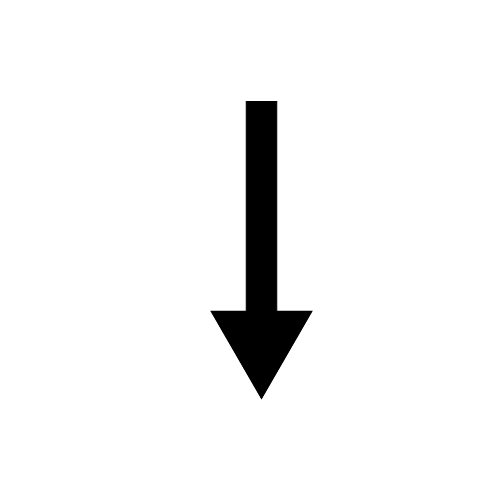
#> input picture down.jpg, 500 x 500 px
$ python arrow_direction.py
#> lines starting #> are read from the running program, lines starting #| are printed output that depends on the picture; after the words box and inside, x2 and y2 are one past the last pixel; in counts of white or black regions, pixels touching at a corner belong together
import numpy as np
import cv2 as cv
import math


def distance(xa,ya):
    return math.pow((math.pow(xa,2) + math.pow(ya,2)),0.5)
def nearest_point(max_index,pointSet,type,align):
    next_max = next_min = pointSet[0][0]
    next_max_index=next_min_index =0
    iteration = 0
    if type is 'max':
        for x in pointSet:
            if iteration is not max_index:

                if x[align] > next_max:
                    next_max_index = iteration
                    next_max = x[align]

            iteration+=1
        return next_max_index


    elif type is 'min':
        for x in pointSet:
            if iteration is not x_min_index:

                if x[align] < next_min:
                    next_min_index = iteration
                    next_min = x[align]

            iteration +=1
        return next_min_index

    else:
        return -1

img = cv.imread('down.jpg')
#> img is the input picture: shape (500, 500, 3); min 0, max 255, mean 243.6
gray = cv.cvtColor(img, cv.COLOR_BGR2GRAY)
#edges = cv.Canny(gray, 50, 150, apertureSize=3)
corner = cv.goodFeaturesToTrack(gray, 9, 0.009, 10)
#> corner = [[261, 398], [311, 311], [211, 311], [276, 101], [246, 101], [244, 309], [278, 309]]
corners = np.int0(corner)
#> corners has the same summary as corner
pointSet =[]
for i in corners:
    x, y = i.ravel()
    pointSet.append((x,y))
    cv.circle(img, (x, y), 6, [255, 0, 255], 4)
#> this loop made 7 passes
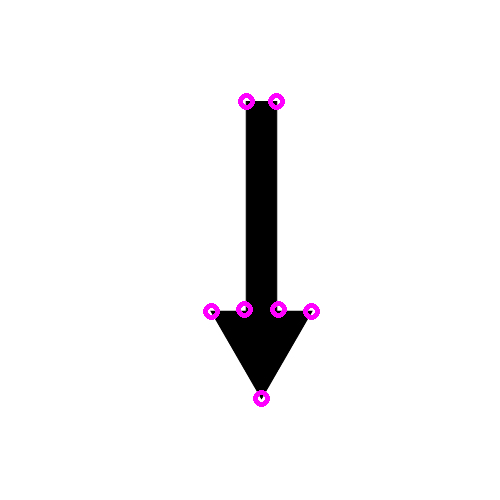
#> img: shape (500, 500, 3); 0.52% of pixels changed, all inside (x1, y1, x2, y2) = (203, 93, 320, 407)
#> after the loop, pointSet = [(261, 398), (311, 311), (211, 311), (276, 101), (246, 101), (244, 309), (278, 309)]
cv.imshow('Direction', img)
cv.waitKey(0)
cv.destroyAllWindows()

#finding four crucia point
x_max = x_min= pointSet[0][0]
#> x_max = 261; x_min = 261
y_min = y_max= pointSet[0][1]
#> y_min = 398; y_max = 398
x_max_index=y_max_index =x_min_index =y_min_index =iteration=  0
for i in pointSet:

    if i[0] > x_max:
        x_max_index = iteration
        x_max= i[0]
    if i[0]<x_min:
        x_min_index = iteration
        x_min= i[0]

    if i[1] > y_max:
        y_max_index = iteration
        y_max = i[1]
    if i[1]<y_min:
        y_min_index = iteration
        y_min = i[1]
    iteration = iteration+1
#> this loop made 7 passes
#> (i, x_max_index, x_max, y_min_index, y_min) on pass 2: ((311, 311), 1, 311, 1, 311)
#> (i, x_min_index, x_min) on pass 3: ((211, 311), 2, 211)
#> after the loop, iteration = 7; x_max = 311; x_max_index = 1; x_min = 211; x_min_index = 2; y_max = 398; y_max_index = 0; y_min = 101; y_min_index = 3

#decide vertical or horizontal arrow
a = abs(pointSet[x_min_index][1] - pointSet[x_max_index][1])
#> a = 0
b = abs(pointSet[y_min_index][0] - pointSet[y_max_index][0])
#> b = 15

if a > b :
    next_x_max_index = nearest_point(x_max_index,pointSet,'max',0)
    next_x_min_index = nearest_point(x_min_index,pointSet,'min',0)
    a = abs(pointSet[x_max_index][0] - pointSet[next_x_max_index][0])
    b = abs(pointSet[x_min_index][0] - pointSet[next_x_min_index][0])

    #determinig right or left
    if a > b :
        print("right")
    else :
        print("left")
else:
    next_y_max_index = nearest_point(y_max_index,pointSet,'max',1)
#> in nearest_point, `next_max = next_min = pointSet[0][0]`: next_max = 261
#> the loop in nearest_point, `for x in pointSet:` made 7 passes
#> (x, next_max_index, next_max) on pass 2: ((311, 311), 1, 311)
#> after the loop in nearest_point, `for x in pointSet:`: iteration = 7; next_max = 311; next_max_index = 1
#> next_y_max_index = 1
    next_y_min_index = nearest_point(y_min_index,pointSet,'min',1)
#> the loop in nearest_point (call 2), `for x in pointSet:` made 7 passes
#> (x, next_min_index, next_min) on pass 4: ((276, 101), 3, 101)
#> next_y_min_index = 3
    a = abs(pointSet[y_max_index][1] - pointSet[next_y_max_index][1])
#> a = 87
    b = abs(pointSet[y_min_index][1] - pointSet[next_y_min_index][1])
#> b = 0

    #determing up or down
    if a > b :
        print("down")
    else :
        print("up")


$ run again, with right.jpg copied over down.jpg
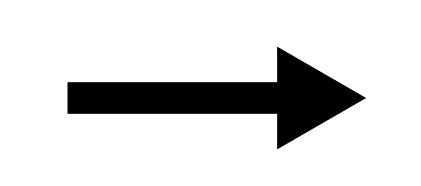
#> input picture right.jpg, 421 x 186 px
#> img is the input picture: shape (186, 421, 3); min 0, max 255, mean 218.5
#> corner = [[278, 48], [278, 147], [276, 81], [276, 114], [364, 98], [68, 112], [68, 83]]
#> corners has the same summary as corner
#> the loop `for i in corners:` made 7 passes
#> after the loop `for i in corners:`:
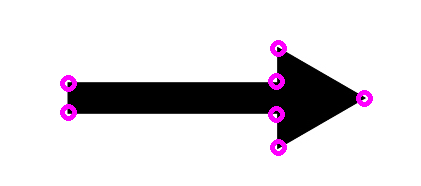
#> img: shape (186, 421, 3); 1.64% of pixels changed, all inside (x1, y1, x2, y2) = (60, 40, 373, 156)
#> after the loop `for i in corners:`: pointSet = [(278, 48), (278, 147), (276, 81), (276, 114), (364, 98), (68, 112), (68, 83)]
#> `x_max = x_min= pointSet[0][0]`: x_max = 278
#> `y_min = y_max= pointSet[0][1]`: y_min = 48
#> the loop `for i in pointSet: ` made 7 passes
#> (i, x_min_index, x_min) on passes 3, 6: ((276, 81), 2, 276), ((68, 112), 5, 68)
#> after the loop `for i in pointSet:`: iteration = 7; x_max = 364; x_max_index = 4; x_min = 68; x_min_index = 5; y_max = 147; y_max_index = 1; y_min = 48; y_min_index = 0
#> `a = abs(pointSet[x_min_index][1] - pointSet[x_max_index][1])`: a = 14
#> b = 0
#> in nearest_point, `next_max = next_min = pointSet[0][0]`: next_max = 278
#> the loop in nearest_point, `for x in pointSet:` made 7 passes
#> after the loop in nearest_point, `for x in pointSet:`: iteration = 7; next_max = 278; next_max_index = 0
#> the loop in nearest_point (call 2), `for x in pointSet:` made 7 passes
#> (x, next_min_index, next_min) on passes 3, 7: ((276, 81), 2, 276), ((68, 83), 6, 68)
#> next_x_min_index = 6
#> `a = abs(pointSet[x_max_index][0] - pointSet[next_x_max_index][0])`: a = 86

$ run again, with type1_left.png saved as down.jpg
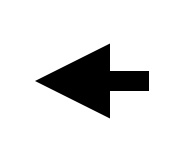
#> input picture type1_left.png, 193 x 159 px
#> img is the input picture: shape (159, 193, 3); min 0, max 255, mean 225.1
#> corner = [[109, 44], [109, 117], [110, 70], [148, 71], [110, 91], [148, 90], [36, 80]]
#> corners has the same summary as corner
#> the loop `for i in corners:` made 7 passes
#> after the loop `for i in corners:`:
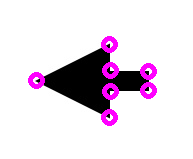
#> img: shape (159, 193, 3); 4.2% of pixels changed, all inside (x1, y1, x2, y2) = (28, 36, 157, 126)
#> after the loop `for i in corners:`: pointSet = [(109, 44), (109, 117), (110, 70), (148, 71), (110, 91), (148, 90), (36, 80)]
#> `x_max = x_min= pointSet[0][0]`: x_max = 109
#> `y_min = y_max= pointSet[0][1]`: y_min = 44
#> the loop `for i in pointSet: ` made 7 passes
#> (i, x_max_index, x_max) on passes 3 to 4: ((110, 70), 2, 110), ((148, 71), 3, 148)
#> after the loop `for i in pointSet:`: iteration = 7; x_max = 148; x_max_index = 3; x_min = 36; x_min_index = 6; y_max = 117; y_max_index = 1; y_min = 44; y_min_index = 0
#> `a = abs(pointSet[x_min_index][1] - pointSet[x_max_index][1])`: a = 9
#> `b = abs(pointSet[y_min_index][0] - pointSet[y_max_index][0])`: b = 0
#> in nearest_point, `next_max = next_min = pointSet[0][0]`: next_max = 109
#> the loop in nearest_point, `for x in pointSet:` made 7 passes
#> (x, next_max_index, next_max) on passes 3, 6: ((110, 70), 2, 110), ((148, 90), 5, 148)
#> after the loop in nearest_point, `for x in pointSet:`: iteration = 7; next_max = 148; next_max_index = 5
#> the loop in nearest_point (call 2), `for x in pointSet:` made 7 passes
#> next_x_min_index = 0
#> `b = abs(pointSet[x_min_index][0] - pointSet[next_x_min_index][0])`: b = 73

$ run again, with type1_right.png saved as down.jpg
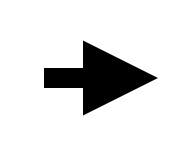
#> input picture type1_right.png, 193 x 159 px
#> img is the input picture: shape (159, 193, 3); min 0, max 255, mean 225.1
#> corner = [[83, 41], [83, 114], [82, 88], [44, 87], [44, 68], [82, 67], [156, 78]]
#> corners has the same summary as corner
#> the loop `for i in corners:` made 7 passes
#> after the loop `for i in corners:`:
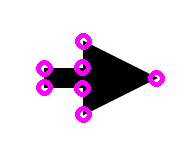
#> img: shape (159, 193, 3); 4.2% of pixels changed, all inside (x1, y1, x2, y2) = (36, 33, 165, 123)
#> after the loop `for i in corners:`: pointSet = [(83, 41), (83, 114), (82, 88), (44, 87), (44, 68), (82, 67), (156, 78)]
#> `x_max = x_min= pointSet[0][0]`: x_max = 83
#> `y_min = y_max= pointSet[0][1]`: y_min = 41
#> the loop `for i in pointSet: ` made 7 passes
#> (i, x_min_index, x_min) on passes 3 to 4: ((82, 88), 2, 82), ((44, 87), 3, 44)
#> after the loop `for i in pointSet:`: iteration = 7; x_max = 156; x_max_index = 6; x_min = 44; x_min_index = 3; y_max = 114; y_max_index = 1; y_min = 41; y_min_index = 0
#> `a = abs(pointSet[x_min_index][1] - pointSet[x_max_index][1])`: a = 9
#> b = 0
#> in nearest_point, `next_max = next_min = pointSet[0][0]`: next_max = 83
#> the loop in nearest_point, `for x in pointSet:` made 7 passes
#> after the loop in nearest_point, `for x in pointSet:`: iteration = 7; next_max = 83; next_max_index = 0
#> the loop in nearest_point (call 2), `for x in pointSet:` made 7 passes
#> (x, next_min_index, next_min) on passes 3, 5: ((82, 88), 2, 82), ((44, 68), 4, 44)
#> next_x_min_index = 4
#> `a = abs(pointSet[x_max_index][0] - pointSet[next_x_max_index][0])`: a = 73
